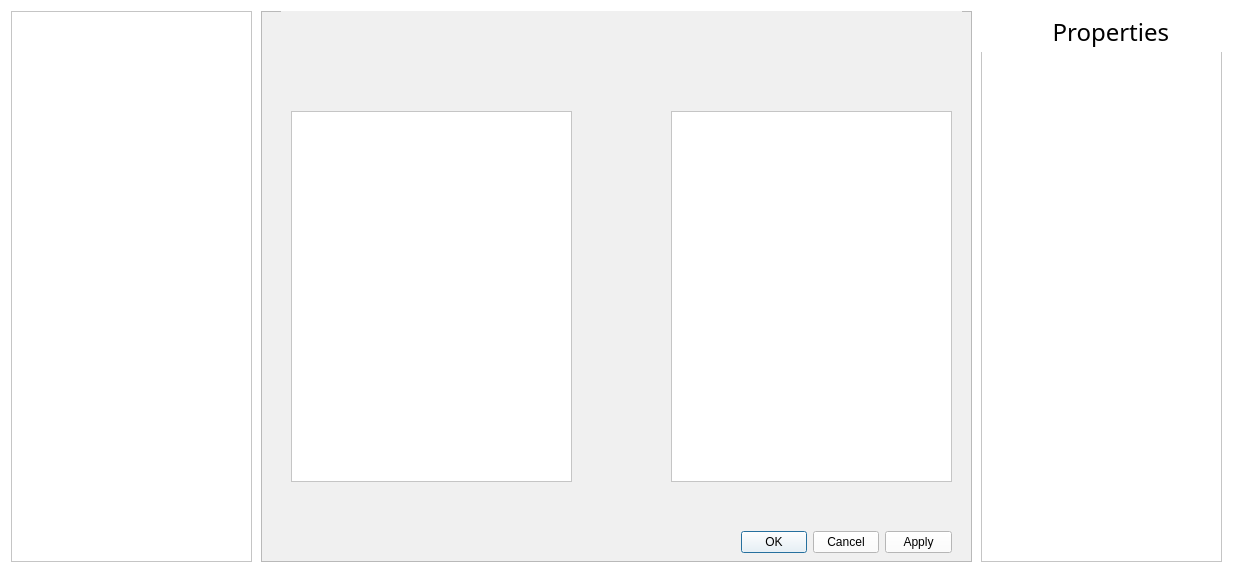
<?xml version="1.0" encoding="UTF-8"?>
<ui version="4.0">
 <class>Dialog</class>
 <widget class="QDialog" name="Dialog">
  <property name="geometry">
   <rect>
    <x>0</x>
    <y>0</y>
    <width>1236</width>
    <height>574</height>
   </rect>
  </property>
  <property name="font">
   <font>
    <pointsize>9</pointsize>
   </font>
  </property>
  <property name="windowTitle">
   <string>Dialog</string>
  </property>
  <property name="styleSheet">
   <string notr="true">background-color: rgb(255, 255, 255);
border-top-color: rgb(0, 0, 0);
</string>
  </property>
  <layout class="QGridLayout" name="gridLayout">
   <item row="0" column="0">
    <widget class="QSplitter" name="splitter">
     <property name="lineWidth">
      <number>1</number>
     </property>
     <property name="orientation">
      <enum>Qt::Horizontal</enum>
     </property>
     <property name="handleWidth">
      <number>0</number>
     </property>
     <widget class="QWidget" name="setWidget" native="true">
      <property name="minimumSize">
       <size>
        <width>500</width>
        <height>0</height>
       </size>
      </property>
      <property name="styleSheet">
       <string notr="true">
background-color: rgb(255, 255, 255);</string>
      </property>
      <widget class="QTreeWidget" name="treeWidget_2">
       <property name="geometry">
        <rect>
         <x>970</x>
         <y>40</y>
         <width>241</width>
         <height>511</height>
        </rect>
       </property>
       <property name="font">
        <font>
         <pointsize>12</pointsize>
        </font>
       </property>
       <property name="focusPolicy">
        <enum>Qt::NoFocus</enum>
       </property>
       <property name="styleSheet">
        <string notr="true">background-color: rgb(255, 255, 255);
</string>
       </property>
       <property name="frameShadow">
        <enum>QFrame::Raised</enum>
       </property>
       <property name="lineWidth">
        <number>5</number>
       </property>
       <property name="editTriggers">
        <set>QAbstractItemView::SelectedClicked</set>
       </property>
       <property name="tabKeyNavigation">
        <bool>false</bool>
       </property>
       <property name="showDropIndicator" stdset="0">
        <bool>true</bool>
       </property>
       <property name="selectionBehavior">
        <enum>QAbstractItemView::SelectRows</enum>
       </property>
       <property name="autoExpandDelay">
        <number>-1</number>
       </property>
       <property name="itemsExpandable">
        <bool>true</bool>
       </property>
       <property name="allColumnsShowFocus">
        <bool>false</bool>
       </property>
       <property name="wordWrap">
        <bool>false</bool>
       </property>
       <property name="headerHidden">
        <bool>true</bool>
       </property>
       <attribute name="headerVisible">
        <bool>false</bool>
       </attribute>
       <column>
        <property name="text">
         <string>Properties</string>
        </property>
        <property name="font">
         <font>
          <pointsize>18</pointsize>
         </font>
        </property>
       </column>
      </widget>
      <widget class="QTreeWidget" name="treeWidget">
       <property name="geometry">
        <rect>
         <x>0</x>
         <y>0</y>
         <width>241</width>
         <height>551</height>
        </rect>
       </property>
       <property name="font">
        <font>
         <pointsize>12</pointsize>
        </font>
       </property>
       <property name="focusPolicy">
        <enum>Qt::NoFocus</enum>
       </property>
       <property name="autoFillBackground">
        <bool>false</bool>
       </property>
       <property name="styleSheet">
        <string notr="true">
background-color: rgb(255, 255, 255);</string>
       </property>
       <property name="frameShadow">
        <enum>QFrame::Raised</enum>
       </property>
       <property name="lineWidth">
        <number>1</number>
       </property>
       <property name="verticalScrollBarPolicy">
        <enum>Qt::ScrollBarAsNeeded</enum>
       </property>
       <property name="horizontalScrollBarPolicy">
        <enum>Qt::ScrollBarAsNeeded</enum>
       </property>
       <property name="autoScroll">
        <bool>true</bool>
       </property>
       <property name="autoScrollMargin">
        <number>16</number>
       </property>
       <property name="editTriggers">
        <set>QAbstractItemView::SelectedClicked</set>
       </property>
       <property name="tabKeyNavigation">
        <bool>false</bool>
       </property>
       <property name="showDropIndicator" stdset="0">
        <bool>true</bool>
       </property>
       <property name="horizontalScrollMode">
        <enum>QAbstractItemView::ScrollPerPixel</enum>
       </property>
       <property name="itemsExpandable">
        <bool>true</bool>
       </property>
       <property name="headerHidden">
        <bool>true</bool>
       </property>
       <attribute name="headerVisible">
        <bool>false</bool>
       </attribute>
       <column>
        <property name="text">
         <string notr="true">1</string>
        </property>
       </column>
      </widget>
      <widget class="QListView" name="listView">
       <property name="geometry">
        <rect>
         <x>250</x>
         <y>0</y>
         <width>711</width>
         <height>551</height>
        </rect>
       </property>
       <property name="styleSheet">
        <string notr="true">background-color: rgb(240, 240, 240);</string>
       </property>
      </widget>
      <widget class="QDialogButtonBox" name="buttonBox">
       <property name="geometry">
        <rect>
         <x>730</x>
         <y>520</y>
         <width>211</width>
         <height>23</height>
        </rect>
       </property>
       <property name="styleSheet">
        <string notr="true">background-color: rgb(255, 255, 255);</string>
       </property>
       <property name="orientation">
        <enum>Qt::Horizontal</enum>
       </property>
       <property name="standardButtons">
        <set>QDialogButtonBox::Apply|QDialogButtonBox::Cancel|QDialogButtonBox::Ok</set>
       </property>
      </widget>
      <widget class="QLabel" name="label">
       <property name="geometry">
        <rect>
         <x>970</x>
         <y>0</y>
         <width>241</width>
         <height>41</height>
        </rect>
       </property>
       <property name="font">
        <font>
         <family>맑은 고딕</family>
         <pointsize>18</pointsize>
        </font>
       </property>
       <property name="styleSheet">
        <string notr="true">border-top-color: rgb(240, 240, 240);</string>
       </property>
       <property name="text">
        <string>   Properties</string>
       </property>
       <property name="alignment">
        <set>Qt::AlignCenter</set>
       </property>
      </widget>
      <widget class="QLabel" name="name">
       <property name="geometry">
        <rect>
         <x>270</x>
         <y>0</y>
         <width>681</width>
         <height>51</height>
        </rect>
       </property>
       <property name="font">
        <font>
         <family>맑은 고딕</family>
         <pointsize>20</pointsize>
         <weight>75</weight>
         <bold>true</bold>
        </font>
       </property>
       <property name="styleSheet">
        <string notr="true">background-color: rgb(240, 240, 240);
color: rgb(92, 92, 92);</string>
       </property>
       <property name="text">
        <string/>
       </property>
      </widget>
      <widget class="QListWidget" name="listWidget">
       <property name="enabled">
        <bool>true</bool>
       </property>
       <property name="geometry">
        <rect>
         <x>280</x>
         <y>100</y>
         <width>281</width>
         <height>371</height>
        </rect>
       </property>
       <property name="font">
        <font>
         <pointsize>12</pointsize>
        </font>
       </property>
       <property name="focusPolicy">
        <enum>Qt::NoFocus</enum>
       </property>
       <property name="editTriggers">
        <set>QAbstractItemView::NoEditTriggers</set>
       </property>
       <property name="showDropIndicator" stdset="0">
        <bool>false</bool>
       </property>
       <property name="alternatingRowColors">
        <bool>false</bool>
       </property>
       <property name="selectionMode">
        <enum>QAbstractItemView::NoSelection</enum>
       </property>
      </widget>
      <widget class="QListWidget" name="listWidget_2">
       <property name="enabled">
        <bool>true</bool>
       </property>
       <property name="geometry">
        <rect>
         <x>660</x>
         <y>100</y>
         <width>281</width>
         <height>371</height>
        </rect>
       </property>
       <property name="font">
        <font>
         <pointsize>12</pointsize>
        </font>
       </property>
       <property name="focusPolicy">
        <enum>Qt::NoFocus</enum>
       </property>
       <property name="editTriggers">
        <set>QAbstractItemView::NoEditTriggers</set>
       </property>
       <property name="showDropIndicator" stdset="0">
        <bool>false</bool>
       </property>
      </widget>
      <widget class="QPushButton" name="pushButton">
       <property name="enabled">
        <bool>false</bool>
       </property>
       <property name="geometry">
        <rect>
         <x>580</x>
         <y>260</y>
         <width>71</width>
         <height>51</height>
        </rect>
       </property>
       <property name="text">
        <string/>
       </property>
       <property name="icon">
        <iconset>
         <normaloff>img/arrow.png</normaloff>img/arrow.png</iconset>
       </property>
       <property name="iconSize">
        <size>
         <width>40</width>
         <height>40</height>
        </size>
       </property>
       <property name="flat">
        <bool>true</bool>
       </property>
      </widget>
      <widget class="QLabel" name="name_2">
       <property name="geometry">
        <rect>
         <x>270</x>
         <y>50</y>
         <width>681</width>
         <height>31</height>
        </rect>
       </property>
       <property name="font">
        <font>
         <family>맑은 고딕</family>
         <pointsize>12</pointsize>
         <weight>50</weight>
         <bold>false</bold>
        </font>
       </property>
       <property name="styleSheet">
        <string notr="true">background-color: rgb(240, 240, 240);
color: rgb(122, 122, 122);</string>
       </property>
       <property name="text">
        <string/>
       </property>
      </widget>
     </widget>
    </widget>
   </item>
  </layout>
 </widget>
 <resources/>
 <connections>
  <connection>
   <sender>buttonBox</sender>
   <signal>accepted()</signal>
   <receiver>Dialog</receiver>
   <slot>accept()</slot>
   <hints>
    <hint type="sourcelabel">
     <x>248</x>
     <y>254</y>
    </hint>
    <hint type="destinationlabel">
     <x>157</x>
     <y>274</y>
    </hint>
   </hints>
  </connection>
  <connection>
   <sender>buttonBox</sender>
   <signal>rejected()</signal>
   <receiver>Dialog</receiver>
   <slot>reject()</slot>
   <hints>
    <hint type="sourcelabel">
     <x>316</x>
     <y>260</y>
    </hint>
    <hint type="destinationlabel">
     <x>286</x>
     <y>274</y>
    </hint>
   </hints>
  </connection>
 </connections>
</ui>
